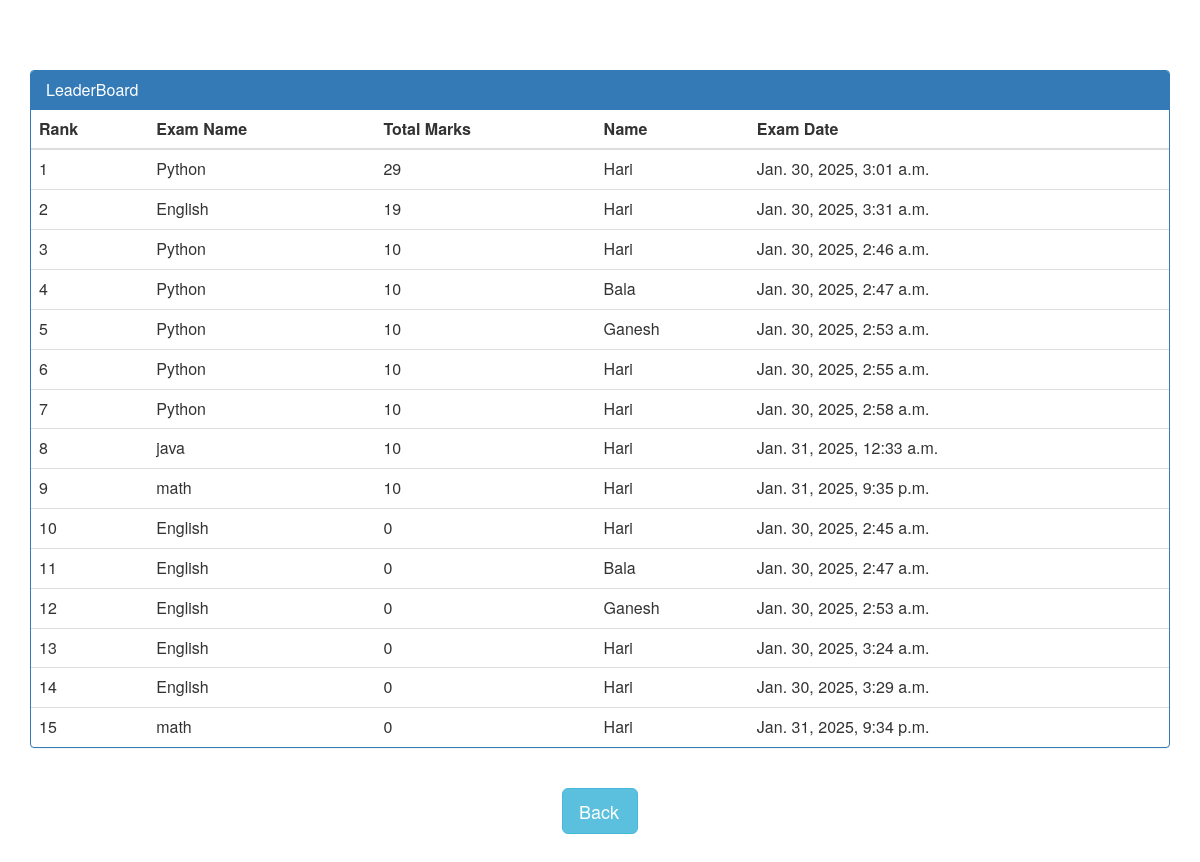
The app's page /leaderboard with its own data.
### quiz/models.py (models this page shows)
class Result(models.Model):
    student = models.ForeignKey(Student,on_delete=models.CASCADE)
    exam = models.ForeignKey(Course,on_delete=models.CASCADE)
    marks = models.PositiveIntegerField()
    date = models.DateTimeField(auto_now=True)

class Course(models.Model):
   course_name = models.CharField(max_length=50)
   question_number = models.PositiveIntegerField()
   total_marks = models.PositiveIntegerField()
   def __str__(self):
        return self.course_name

### student/models.py (models this page shows, shortened)
class Student(models.Model):
    user=models.OneToOneField(User,on_delete=models.CASCADE)
    profile_pic= models.ImageField(upload_to='profile_pic/Student/',null=True,blank=True)
    address = models.CharField(max_length=40)
    mobile = models.CharField(max_length=20,null=False)
    def __str__(self):
        return self.user.first_name

### quiz/views.py (the view)
# urls.py: path('leaderboard', views.leaderboard_view,name='leaderboard'),
def leaderboard_view(request):
    mymark = models.Result.objects.all().order_by('-marks')
    return render (request,'quiz/leaderboard.html', {'results':mymark})

### templates/quiz/leaderboard.html (shortened to what this page needs)
{% load static %}
<html lang="en" dir="ltr">
    <head>
        <link href="//netdna.bootstrapcdn.com/bootstrap/3.0.0/css/bootstrap.min.css" rel="stylesheet" id="bootstrap-css">
    </head>
    <body>
        <br><br>
        <div class="container">
            <div class="panel panel-primary">
                <div class="panel-heading">
                    <h6 class="panel-title">LeaderBoard</h6>
                </div>
                <table class="table table-hover" id="dev-table">
                    <thead>
                        <tr>
                            <th>Rank</th>
                            <th>Exam Name</th>
                            <th>Total Marks</th>
                            <th>Name</th>
                            <th>Exam Date</th>
                        </tr>
                    </thead>
                    {% for t in results %}
                    <tr>
                        <td> {{forloop.counter}}</td>
                        <td>{{ t.exam }}</td>
                        <td>{{ t.marks }}</td>
                        <td>{{ t.student }}</td>
                        <td>{{ t.date }}</td>
                    </tr>
                    {% endfor %}
                </table>
            </div>
        </div>
        <br>
        <div class="text-center">
            <a href="/logout" class="btn btn-lg btn-info" style="padding-right: 18px;">
                Back</a>
        </div>
    </body>
</html>

### templates/quiz/leaderboard.html (style rules this page uses)
.container { margin-top: 30px; }
.btn { align: center; margin-bottom: 30px }

### records on screen
Result: exam "Python", marks "29", student "Hari", date "Jan. 30, 2025, 3:01 a.m."
Result: exam "English", marks "19", student "Hari", date "Jan. 30, 2025, 3:31 a.m."
Result: exam "Python", marks "10", student "Hari", date "Jan. 30, 2025, 2:46 a.m."
Result: exam "Python", marks "10", student "Bala", date "Jan. 30, 2025, 2:47 a.m."
Result: exam "Python", marks "10", student "Ganesh", date "Jan. 30, 2025, 2:53 a.m."
Result: exam "Python", marks "10", student "Hari", date "Jan. 30, 2025, 2:55 a.m."
Result: exam "Python", marks "10", student "Hari", date "Jan. 30, 2025, 2:58 a.m."
Result: exam "java", marks "10", student "Hari", date "Jan. 31, 2025, 12:33 a.m."
Result: exam "math", marks "10", student "Hari", date "Jan. 31, 2025, 9:35 p.m."
Result: exam "English", marks "0", student "Hari", date "Jan. 30, 2025, 2:45 a.m."
Result: exam "English", marks "0", student "Bala", date "Jan. 30, 2025, 2:47 a.m."
Result: exam "English", marks "0", student "Ganesh", date "Jan. 30, 2025, 2:53 a.m."
Result: exam "English", marks "0", student "Hari", date "Jan. 30, 2025, 3:24 a.m."
Result: exam "English", marks "0", student "Hari", date "Jan. 30, 2025, 3:29 a.m."
Result: exam "math", marks "0", student "Hari", date "Jan. 31, 2025, 9:34 p.m."
